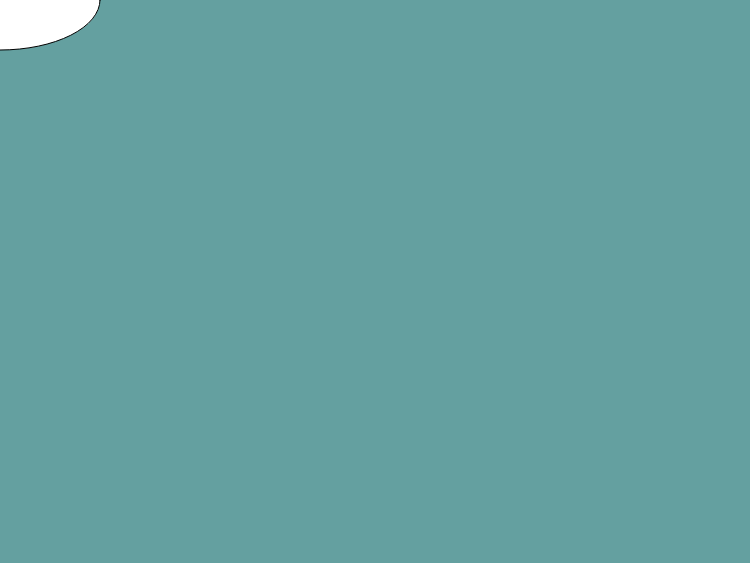
Frame 1 (no input)
Frame 60 (no input): identical to frame 1, image omitted
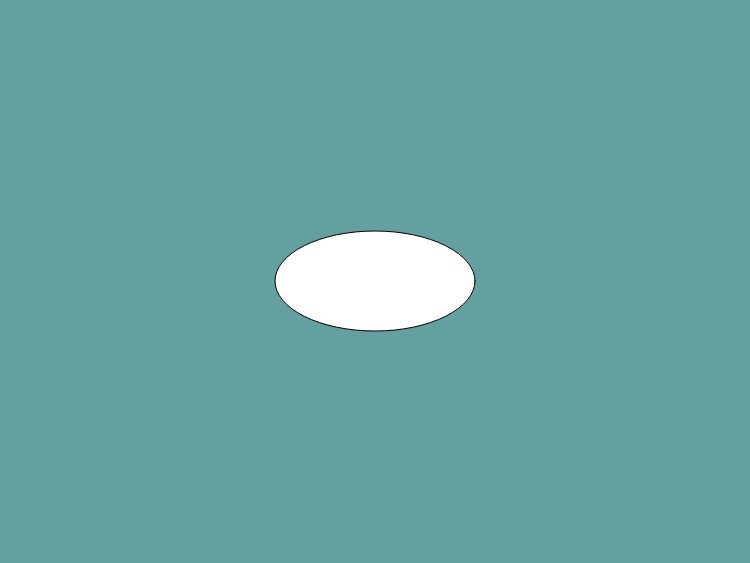
Frame 120 (the mouse pressed at the canvas centre since frame 60)

The p5.js sketch that drew these frames (run headless with seeded random() and noise() and a simulated clock; from frame 60 on, the mouse is pressed at the canvas centre):

// p5.js sketch
// ── sketch.js
function setup() {
  createCanvas(750, 563);
}

function draw() {
  background(100, 160, 160);
  ellipse(mouseX, mouseY, 200, 100);
}
